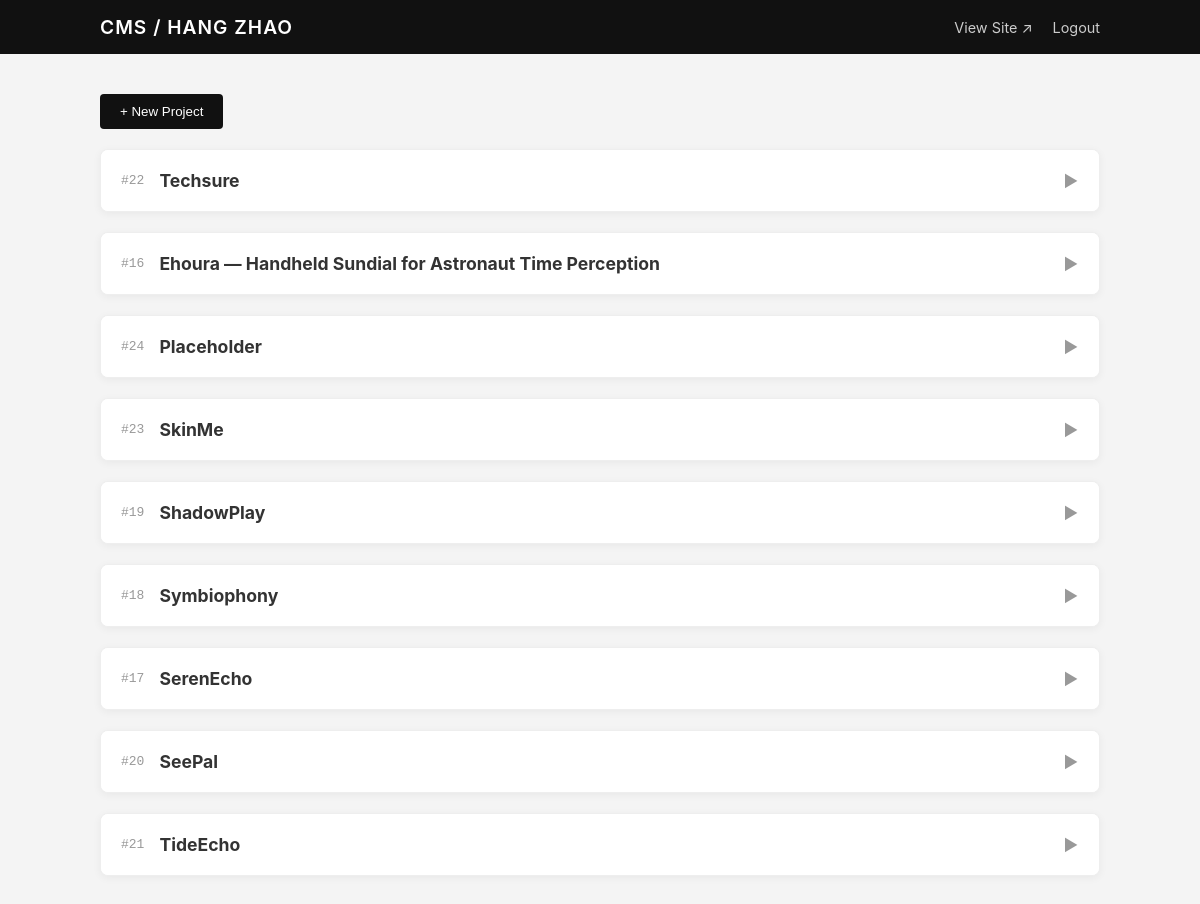
/admin.php (signed in), run on an earlier commit of the app's database.
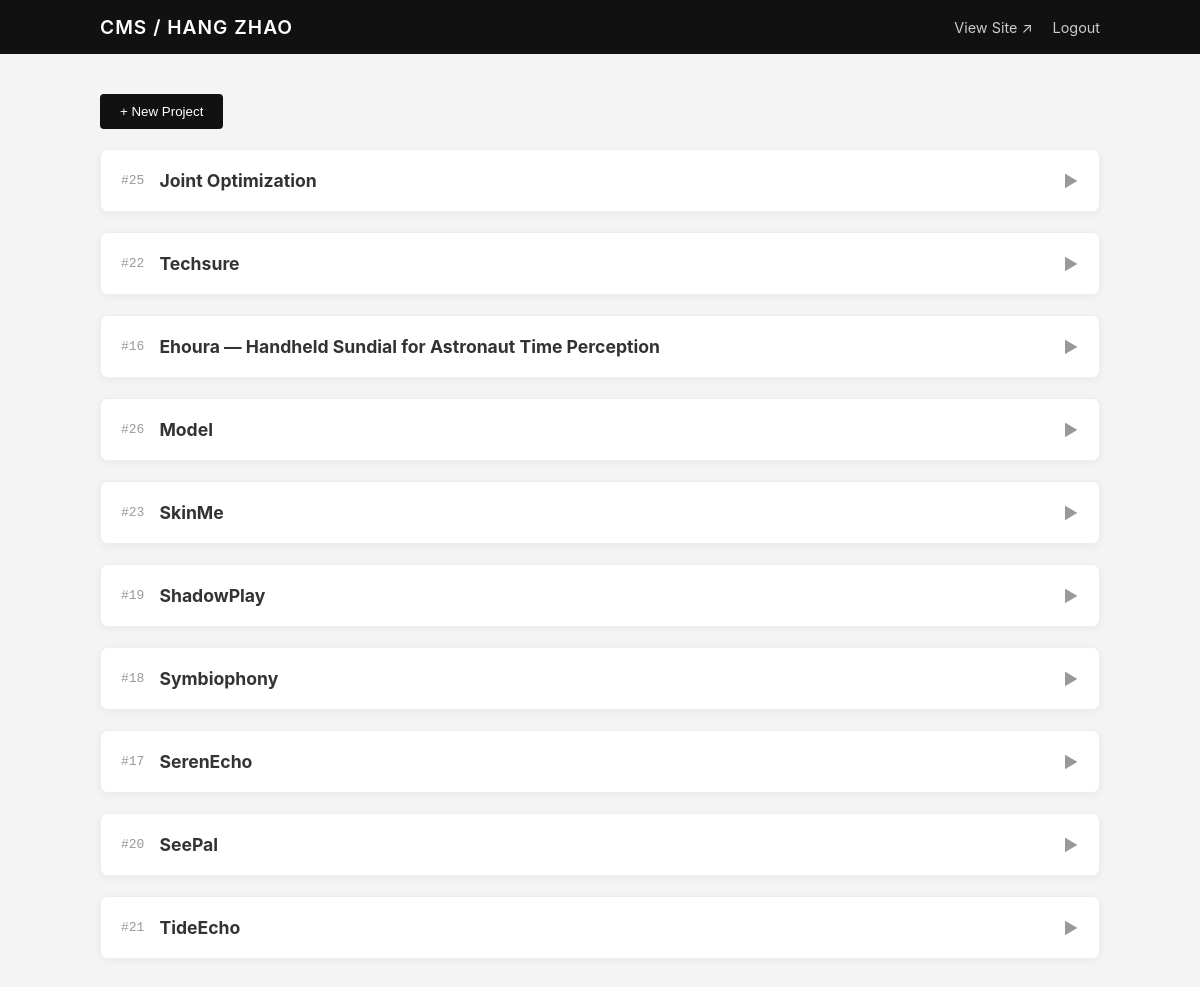
And on a later commit of the database.
### tables this page shows
CREATE TABLE projects (
      id INTEGER PRIMARY KEY AUTOINCREMENT,
      title TEXT NOT NULL,
      slug TEXT UNIQUE,
      description TEXT,
      tags TEXT,                 -- 逗号分隔，或存 JSON
      image_url TEXT,            -- 首图
      gallery_json TEXT,         -- 其他图 JSON 数组
      meta_json TEXT,            -- 可扩展的结构化元数据（JSON），用于 subtitle/links/tools/process 等
      url TEXT,                  -- 外链（Behance/GitHub/视频等）
       year INTEGER,
       month INTEGER,
      featured INTEGER DEFAULT 0,
      order_index INTEGER DEFAULT 0,
      created_at TEXT NOT NULL,
      updated_at TEXT NOT NULL
    , background_problem TEXT, design_goals TEXT, solution_overview TEXT, interaction_design TEXT, pipeline TEXT, prototype_highlights TEXT, usability_testing TEXT, outcomes TEXT, ethics TEXT, next_steps TEXT, media_notes TEXT, acknowledgements TEXT, contact TEXT, subtitle TEXT, links TEXT, tools TEXT, hero_media TEXT);

### src/config.php (called while the page is built)
<?php
return [
  'db_path' => __DIR__ . '/../data/portfolio.sqlite',
  'admin_password' => '949949Zh',
  'site_name' => 'HANG ZHAO',
];

### src/db.php (called while the page is built, shortened)
<?php
function get_pdo(): PDO {
  static $pdo = null;
  if ($pdo) return $pdo;
  $config = require __DIR__ . '/config.php';
  $dsn = 'sqlite:' . $config['db_path'];
  $pdo = new PDO($dsn, null, null, [
    PDO::ATTR_ERRMODE => PDO::ERRMODE_EXCEPTION,
    PDO::ATTR_DEFAULT_FETCH_MODE => PDO::FETCH_ASSOC,
  ]);
  $pdo->exec('PRAGMA foreign_keys = ON;');
  return $pdo;
}

### src/functions.php (called while the page is built, shortened)
<?php
require_once __DIR__ . '/db.php';
function get_projects(bool $only_featured = false): array
{
  $pdo = get_pdo();
  $sql = "SELECT * FROM projects ";
  $sql .= "ORDER BY featured DESC, order_index DESC, year DESC, id DESC";
  return $pdo->query($sql)->fetchAll();
}

### public/admin.php (the view, shortened to what this page needs)
<?php
require __DIR__ . '/../src/functions.php';
$config = require __DIR__ . '/../src/config.php';
$is_logged_in = !empty($_SESSION['admin_ok']);
$projects = $is_logged_in ? get_projects(false) : [];
?>
<!doctype html>
<html lang="en">
<head>
  <link rel="stylesheet" href="css/admin.css?v=<?= time() ?>">
  <link rel="stylesheet" href="https://unpkg.com/easymde/dist/easymde.min.css">
  <link href="https://unpkg.com/cropperjs@1.5.13/dist/cropper.min.css" rel="stylesheet">
</head>
<body class="admin-page">
  <header class="admin-header">
    <div class="header-inner">
      <h1>CMS / <?= htmlspecialchars($config['site_name']) ?></h1>
      <nav><a href="index.php" target="_blank" class="btn-text">View Site ↗</a><?php if ($is_logged_in): ?><a
            href="admin.php?action=logout" class="btn-text danger">Logout</a><?php endif; ?></nav>
    </div>
  </header>
  <main class="admin-container">
    <?php if (!$is_logged_in): ?>
      <div class="login-card">
        <form method="post"><input type="hidden" name="action" value="login"><input type="password" name="password"
            placeholder="Password" required autofocus><button class="btn-primary" type="submit">Login</button></form>
      </div><?php else: ?>
      <div class="actions-bar"><button class="btn-primary"
          onclick="document.getElementById('create-form').classList.toggle('hidden')">+ New Project</button></div>
      <div class="project-list">
        <?php foreach ($projects as $p):
          ?>
          <div class="editor-card collapsed" id="project-<?= $p['id'] ?>">
            <div class="card-header" onclick="toggleEdit(<?= $p['id'] ?>)">
              <div class="header-info"><span class="id">#<?= $p['id'] ?></span><strong
                  class="title"><?= htmlspecialchars($p['title']) ?></strong></div><span class="arrow">▼</span>
            </div>
          </div>
        <?php endforeach; ?>
      </div>
    <?php endif; ?>
  </main>
</body>
</html>

### public/css/admin.css (style rules this page uses)
body.admin-page { background-color: #f4f4f4; color: #333; font-family: -apple-system, BlinkMacSystemFont, "Segoe UI", Roboto, sans-serif; margin: 0; padding: 0; }
.admin-header { background: #111; color: #fff; padding: 15px 0; position: sticky; top: 0; z-index: 100; }
.header-inner { max-width: 1000px; margin: 0 auto; padding: 0 20px; display: flex; justify-content: space-between; align-items: center; }
.admin-header h1 { margin: 0; font-size: 1.2rem; font-weight: 600; letter-spacing: 1px; }
.btn-text { color: #ccc; text-decoration: none; font-size: 0.9rem; margin-left: 20px; transition: color 0.2s; }
.admin-container { max-width: 1000px; margin: 40px auto; padding: 0 20px; }
.btn-primary { background: #111; color: #fff; border: none; padding: 10px 20px; border-radius: 4px; cursor: pointer; transition: background 0.2s; }
.actions-bar { display: flex; justify-content: space-between; align-items: center; margin-bottom: 20px; }
.editor-card { background: #fff; border-radius: 8px; box-shadow: 0 2px 8px rgba(0, 0, 0, 0.05); margin-bottom: 20px; overflow: hidden; border: 1px solid #eee; transition: all 0.3s ease; }
.card-header { padding: 20px; background: #fff; border-bottom: 1px solid #f0f0f0; display: flex; justify-content: space-between; align-items: center; cursor: pointer; user-select: none; }
.header-info { display: flex; align-items: center; gap: 15px; }
.header-info .id { color: #999; font-family: monospace; }
.header-info .title { font-size: 1.1rem; }
.arrow { transition: transform 0.3s; color: #999; }
.editor-card.collapsed .arrow { transform: rotate(-90deg); }
.editor-card.collapsed .card-header { border-bottom: none; }

What changed in the data, as far as the page shows it:
removed projects: id "24", title "Placeholder"
added projects: id "25", title "Joint Optimization"
added projects: id "26", title "Model"
